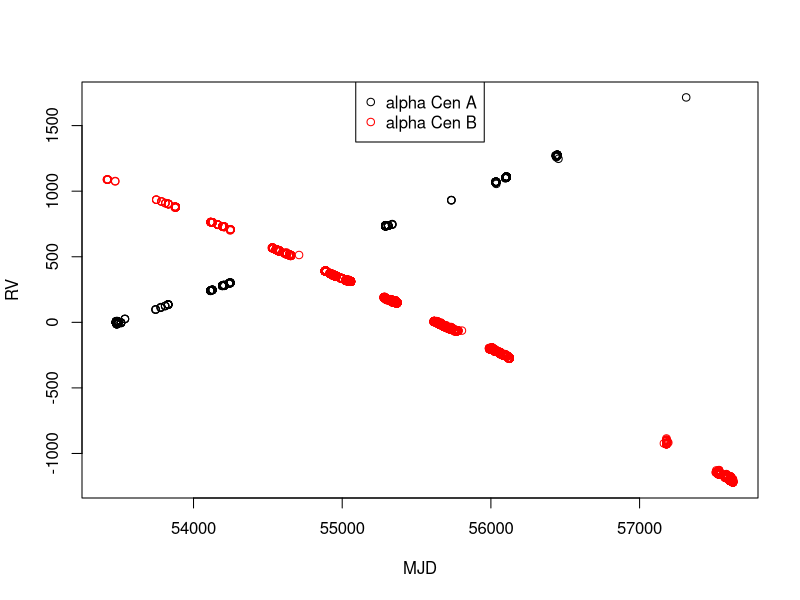

Reproduce this figure in R.
aca <- read.table('HD128620_HARPS.dat')
acb <- read.table('HD128621_HARPS.dat')
pdf('alphaCenAB_HARPS.pdf',8,8)
plot(aca[,1],aca[,2],xlab='MJD',ylab='RV',xlim=range(aca[,1],acb[,1]),ylim=range(aca[,2],acb[,2]))
points(acb[,1],acb[,2],col='red')
legend('top',legend=c('alpha Cen A', 'alpha Cen B'), col=c('black','red'),pch=1)
dev.off()